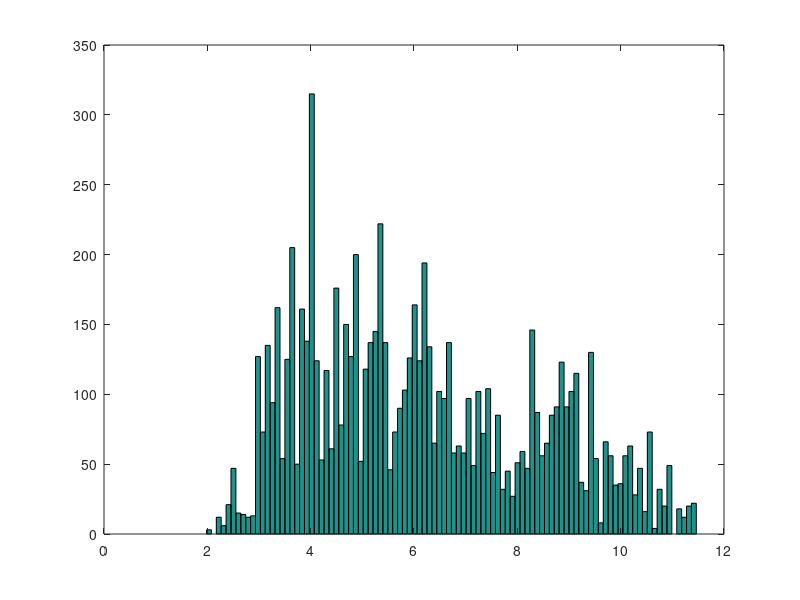

The MATLAB script that drew this image:
% Generate samples from inverse gamma distribution using MCMC

clear all

% number of iterations
n = 10000;
% burn-in rounds
burnin = 2000;

vari = randn(1, n);

%str = 'beta^alpha/gamma(alpha)*(1/x)^(alpha + 1)*exp(-beta/x)'; % inverse-gamma distribution
%inverGam = inline(str, 'x', 'alpha', 'beta');

str = 'beta^alpha/gamma(1)*(1/x)^(alpha + 1)*exp(-beta/x)'; % inverse-gamma distribution
inverGam = inline(str, 'x', 'alpha', 'beta');
alpha = 1;
beta = 10;

str = 'exp(-0.5*((x-mu)/sig).^2)';
norm = inline(str, 'x', 'mu', 'sig');
%str = 'exp(-0.5*((x-10)/sig).^2)';
sig = 1;

vari(1) = .1; % initial value
for index = 2:n
    % normal distribution is used as proposal distribution
    y = vari(index - 1) + randn(1)*sig;
    % draw u from normal distribution
    u = rand;
    % calculate alpha
    % Metropolis-Hasting algorithm
    if y>0
    r = min(1,inverGam(y',alpha, beta)*normpdf(vari(index - 1), y,sig)/...
        (inverGam(vari(index-1)', alpha, beta))*normpdf(y,vari(index - 1), sig));
    else
        r=0;
    end
    if u <= r
        vari(index) = y;
    else
        vari(index) = vari(index - 1);
    end
end

% remove burn-in elements
vari = vari(burnin:n);
hist(vari,1e2);